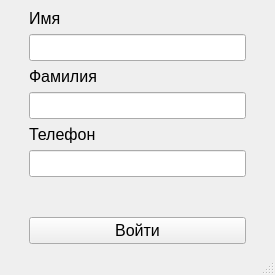
<?xml version="1.0" encoding="UTF-8"?>
<ui version="4.0">
 <class>StartWindow</class>
 <widget class="QMainWindow" name="StartWindow">
  <property name="geometry">
   <rect>
    <x>0</x>
    <y>0</y>
    <width>275</width>
    <height>275</height>
   </rect>
  </property>
  <property name="minimumSize">
   <size>
    <width>275</width>
    <height>275</height>
   </size>
  </property>
  <property name="maximumSize">
   <size>
    <width>450</width>
    <height>16777215</height>
   </size>
  </property>
  <property name="windowTitle">
   <string>Авторизация</string>
  </property>
  <widget class="QWidget" name="centralwidget">
   <layout class="QGridLayout" name="gridLayout">
    <item row="8" column="1">
     <widget class="QPushButton" name="acceptBtn">
      <property name="maximumSize">
       <size>
        <width>350</width>
        <height>16777215</height>
       </size>
      </property>
      <property name="font">
       <font>
        <pointsize>12</pointsize>
       </font>
      </property>
      <property name="text">
       <string>Войти</string>
      </property>
     </widget>
    </item>
    <item row="1" column="1">
     <widget class="QLineEdit" name="lineFirstName">
      <property name="maximumSize">
       <size>
        <width>400</width>
        <height>16777215</height>
       </size>
      </property>
      <property name="font">
       <font>
        <pointsize>12</pointsize>
       </font>
      </property>
     </widget>
    </item>
    <item row="5" column="1">
     <widget class="QLineEdit" name="lineTelephoneNumber">
      <property name="maximumSize">
       <size>
        <width>400</width>
        <height>16777215</height>
       </size>
      </property>
      <property name="font">
       <font>
        <pointsize>12</pointsize>
       </font>
      </property>
     </widget>
    </item>
    <item row="2" column="1">
     <widget class="QLabel" name="label_2">
      <property name="font">
       <font>
        <pointsize>12</pointsize>
       </font>
      </property>
      <property name="text">
       <string>Фамилия</string>
      </property>
     </widget>
    </item>
    <item row="0" column="1">
     <widget class="QLabel" name="label">
      <property name="font">
       <font>
        <pointsize>12</pointsize>
       </font>
      </property>
      <property name="text">
       <string>Имя</string>
      </property>
     </widget>
    </item>
    <item row="7" column="1">
     <spacer name="verticalSpacer_3">
      <property name="orientation">
       <enum>Qt::Vertical</enum>
      </property>
      <property name="sizeHint" stdset="0">
       <size>
        <width>20</width>
        <height>40</height>
       </size>
      </property>
     </spacer>
    </item>
    <item row="3" column="1">
     <widget class="QLineEdit" name="lineLastName">
      <property name="maximumSize">
       <size>
        <width>400</width>
        <height>16777215</height>
       </size>
      </property>
      <property name="font">
       <font>
        <pointsize>12</pointsize>
       </font>
      </property>
     </widget>
    </item>
    <item row="4" column="1">
     <widget class="QLabel" name="label_3">
      <property name="font">
       <font>
        <pointsize>12</pointsize>
       </font>
      </property>
      <property name="text">
       <string>Телефон</string>
      </property>
     </widget>
    </item>
    <item row="6" column="1">
     <spacer name="verticalSpacer_4">
      <property name="orientation">
       <enum>Qt::Vertical</enum>
      </property>
      <property name="sizeHint" stdset="0">
       <size>
        <width>20</width>
        <height>40</height>
       </size>
      </property>
     </spacer>
    </item>
    <item row="7" column="2">
     <spacer name="verticalSpacer">
      <property name="orientation">
       <enum>Qt::Vertical</enum>
      </property>
      <property name="sizeHint" stdset="0">
       <size>
        <width>20</width>
        <height>40</height>
       </size>
      </property>
     </spacer>
    </item>
    <item row="7" column="0">
     <spacer name="verticalSpacer_2">
      <property name="orientation">
       <enum>Qt::Vertical</enum>
      </property>
      <property name="sizeHint" stdset="0">
       <size>
        <width>20</width>
        <height>40</height>
       </size>
      </property>
     </spacer>
    </item>
   </layout>
  </widget>
  <widget class="QMenuBar" name="menubar">
   <property name="geometry">
    <rect>
     <x>0</x>
     <y>0</y>
     <width>275</width>
     <height>20</height>
    </rect>
   </property>
  </widget>
  <widget class="QStatusBar" name="statusbar"/>
 </widget>
 <resources/>
 <connections/>
</ui>
